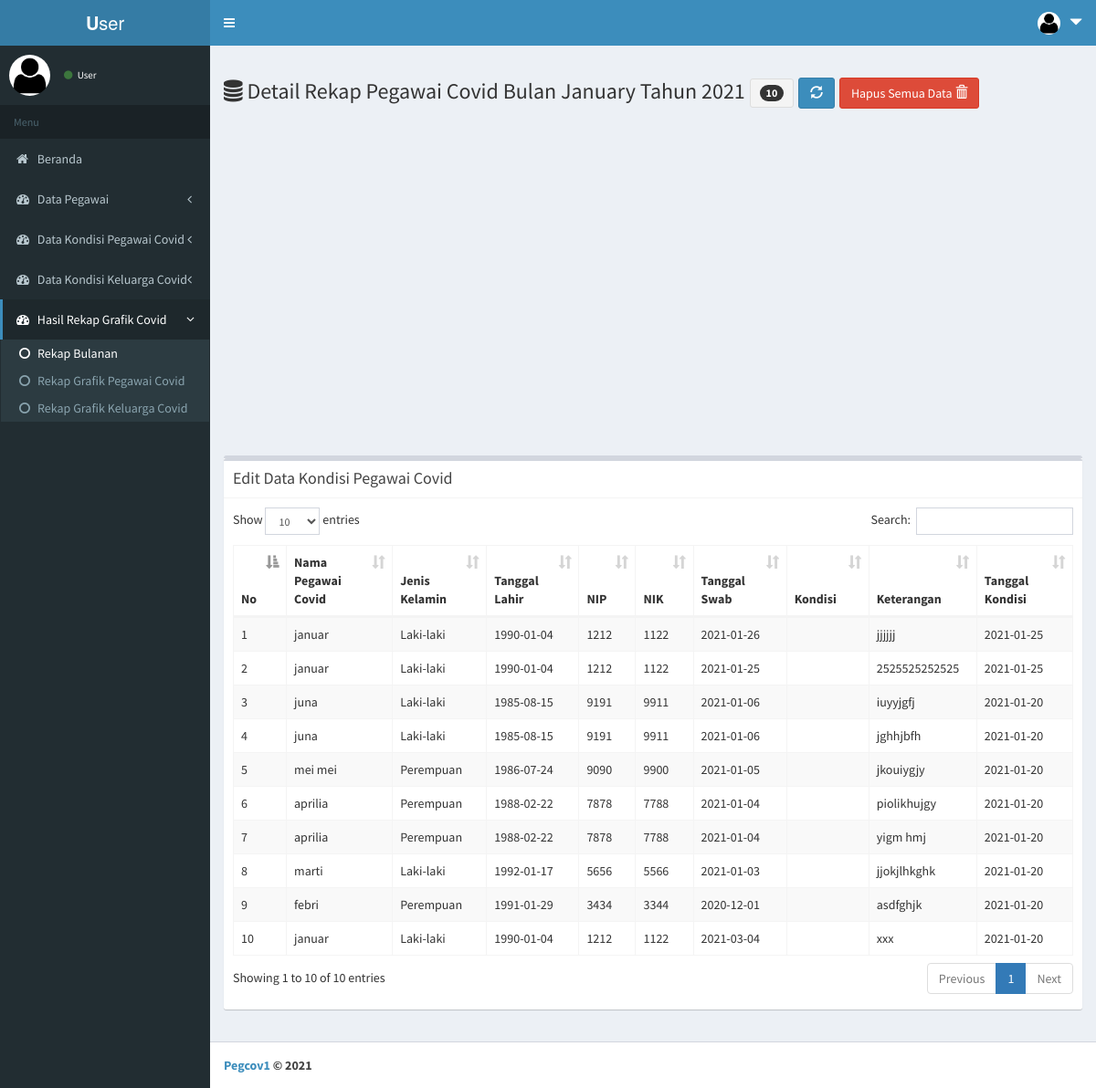
/page/index.php?menu=rekap_detail&rekap_id=33, run on the app's committed database.
### tables this page shows
CREATE TABLE `tb_rekap` (
  `rekap_id` int(11) NOT NULL,
  `rekap_tahun` varchar(4) NOT NULL,
  `rekap_bulan` varchar(10) NOT NULL,
  `rekap_minggu` varchar(10) NOT NULL,
  `rekap_konisman` int(11) NOT NULL,
  `rekap_konrujuk` int(11) NOT NULL,
  `rekap_konsembuh` int(11) NOT NULL,
  `rekap_konmeninggal` int(11) NOT NULL,
  `rekap_konjumlah` int(11) NOT NULL,
  `rekap_kelisman` int(11) NOT NULL,
  `rekap_kelrujuk` int(11) NOT NULL,
  `rekap_kelsembuh` int(11) NOT NULL,
  `rekap_kelmeninggal` int(11) NOT NULL,
  `rekap_keljumlah` int(11) NOT NULL,
  `rekap_total` int(11) NOT NULL
);

CREATE TABLE `tb_kon` (
  `kon_id` int(11) NOT NULL,
  `kon_peg_id` int(11) NOT NULL,
  `kon_peg_nama` varchar(30) NOT NULL,
  `kon_peg_jk` enum('Laki-laki','Perempuan') NOT NULL,
  `kon_peg_tgllahir` date NOT NULL,
  `kon_peg_nip` varchar(20) NOT NULL,
  `kon_peg_nik` varchar(20) NOT NULL,
  `kon_peg_stapeg` varchar(30) NOT NULL,
  `kon_peg_org` varchar(40) NOT NULL,
  `kon_peg_orgunit` varchar(40) NOT NULL,
  `kon_tglswab` date NOT NULL,
  `kon_tglhasil` date NOT NULL,
  `kon_starawat` enum('Isman','Rujuk') NOT NULL,
  `kon_staakhir` enum('Dalam Proses','Sembuh','Meninggal') NOT NULL,
  `kon_ket` text NOT NULL,
  `kon_tgl` date NOT NULL,
  `kon_tglinput` date NOT NULL
);

### page/rekap_detail.php (the view, shortened to what this page needs)
<?php
  $rekap_id = $_GET['rekap_id'];
  $query1  = mysqli_query($koneksi,"SELECT * FROM tb_rekap WHERE rekap_id='$rekap_id'");
  $data1   = mysqli_fetch_array($query1);
  $rekap_tahun = $data1['rekap_tahun'];
  $rekap_bulan0 = $data1['rekap_bulan'];
  $rekap_bulan  = date('m',strtotime($rekap_bulan0));
?>
<!DOCTYPE html>
<html>
<head>
</head>
<body>
    <div class="row">
    <div class="col-xs-12 col-md-12">
      <h3><span class="fa fa-database"></span>
        Detail Rekap Pegawai Covid Bulan <?php echo $rekap_bulan0; ?> Tahun <?php echo $rekap_tahun; ?>
        <?php
          $qjumlah = mysqli_query($koneksi,"SELECT * FROM tb_kon WHERE YEAR(kon_tgl)='$rekap_tahun'  AND  MONTH(kon_tgl)='$rekap_bulan' ORDER BY kon_id DESC");
          $jumlah = mysqli_num_rows($qjumlah);
        ?>
        <button class="btn btn-sm btn-default"><span class="badge"><?php echo $jumlah; ?></span></button>
        <a href="?menu=kon_data" class="btn btn-primary"><span class="glyphicon glyphicon-refresh"></a>
        <a onclick="return confirm('Anda yakin menghapus semua data industri rumahan ?')" href="?menu=kon_hapus_semua" class="btn btn-danger">Hapus Semua Data <span class="glyphicon glyphicon-trash"></a>
    </h3>
    </div>
  </div>
  <div class="row">
    <div id="chartContainer" style="height: 370px; width: 100%;"></div>
</div>
  <div class="box">
      <div class="box box-default">
        <div class="box-header with-border">
          <h3 class="box-title">Edit Data Kondisi Pegawai Covid</h3>
        </div>
        <div class="box-body">
            <table id="example1" class="table table-bordered table-striped">
              <thead>
                <tr>
            <th>No</th>
            <th>Nama Pegawai Covid</th>
            <th>Jenis Kelamin</th>
            <th>Tanggal Lahir</th>
            <th>NIP</th>
            <th>NIK</th>
            <th>Tanggal Swab</th>
            <th>Kondisi</th>
            <th>Keterangan</th>
            <th>Tanggal Kondisi</th>
                </tr>
              </thead>
              <tbody>
          <?php
              $no = 1;
              $sql = $koneksi->query("SELECT * FROM tb_kon WHERE YEAR(kon_tgl)='$rekap_tahun' AND  MONTH(kon_tgl)='$rekap_bulan' ORDER BY kon_id DESC");
              while ($data=$sql->fetch_assoc()) {
          ?>
            <tr>
                <td> <?php echo $no++; ?> </td>
                <td> <?php echo $data['kon_peg_nama']; ?></td>
                <td> <?php echo $data['kon_peg_jk']; ?></td>
                <td> <?php echo $data['kon_peg_tgllahir']; ?></td>
                <td> <?php echo $data['kon_peg_nip']; ?></td>
                <td> <?php echo $data['kon_peg_nik']; ?></td>
                <td> <?php echo $data['kon_tglswab']; ?></td>
                <td> <?php echo $data['kon_kondisi']; ?></td>
                <td> <?php echo $data['kon_ket']; ?></td>
                <td> <?php echo $data['kon_tgl']; ?></td>
            </tr>
              <?php
              }
          ?>
              </tbody>
          </table>
      </div>
    </div>
  </div>
</body>
</html>

### data on the page
tb_rekap: rekap_bulan "January", rekap_tahun "2021"
tb_kon: kon_peg_nama "januar", kon_peg_jk "Laki-laki", kon_peg_tgllahir "1990-01-04", kon_peg_nip "1212", kon_peg_nik "1122", kon_tglswab "2021-01-26", kon_ket "jjjjjj", kon_tgl "2021-01-25"
tb_kon: kon_peg_nama "januar", kon_peg_jk "Laki-laki", kon_peg_tgllahir "1990-01-04", kon_peg_nip "1212", kon_peg_nik "1122", kon_tglswab "2021-01-25", kon_ket "2525525252525", kon_tgl "2021-01-25"
tb_kon: kon_peg_nama "juna", kon_peg_jk "Laki-laki", kon_peg_tgllahir "1985-08-15", kon_peg_nip "9191", kon_peg_nik "9911", kon_tglswab "2021-01-06", kon_ket "iuyyjgfj", kon_tgl "2021-01-20"
tb_kon: kon_peg_nama "juna", kon_peg_jk "Laki-laki", kon_peg_tgllahir "1985-08-15", kon_peg_nip "9191", kon_peg_nik "9911", kon_tglswab "2021-01-06", kon_ket "jghhjbfh", kon_tgl "2021-01-20"
tb_kon: kon_peg_nama "mei mei", kon_peg_jk "Perempuan", kon_peg_tgllahir "1986-07-24", kon_peg_nip "9090", kon_peg_nik "9900", kon_tglswab "2021-01-05", kon_ket "jkouiygjy", kon_tgl "2021-01-20"
tb_kon: kon_peg_nama "aprilia", kon_peg_jk "Perempuan", kon_peg_tgllahir "1988-02-22", kon_peg_nip "7878", kon_peg_nik "7788", kon_tglswab "2021-01-04", kon_ket "piolikhujgy", kon_tgl "2021-01-20"
tb_kon: kon_peg_nama "aprilia", kon_peg_jk "Perempuan", kon_peg_tgllahir "1988-02-22", kon_peg_nip "7878", kon_peg_nik "7788", kon_tglswab "2021-01-04", kon_ket "yigm hmj", kon_tgl "2021-01-20"
tb_kon: kon_peg_nama "marti", kon_peg_jk "Laki-laki", kon_peg_tgllahir "1992-01-17", kon_peg_nip "5656", kon_peg_nik "5566", kon_tglswab "2021-01-03", kon_ket "jjokjlhkghk", kon_tgl "2021-01-20"
tb_kon: kon_peg_nama "febri", kon_peg_jk "Perempuan", kon_peg_tgllahir "1991-01-29", kon_peg_nip "3434", kon_peg_nik "3344", kon_tglswab "2020-12-01", kon_ket "asdfghjk", kon_tgl "2021-01-20"
tb_kon: kon_peg_nama "januar", kon_peg_jk "Laki-laki", kon_peg_tgllahir "1990-01-04", kon_peg_nip "1212", kon_peg_nik "1122", kon_tglswab "2021-03-04", kon_ket "xxx", kon_tgl "2021-01-20"

### other printed values
$jumlah "10"
